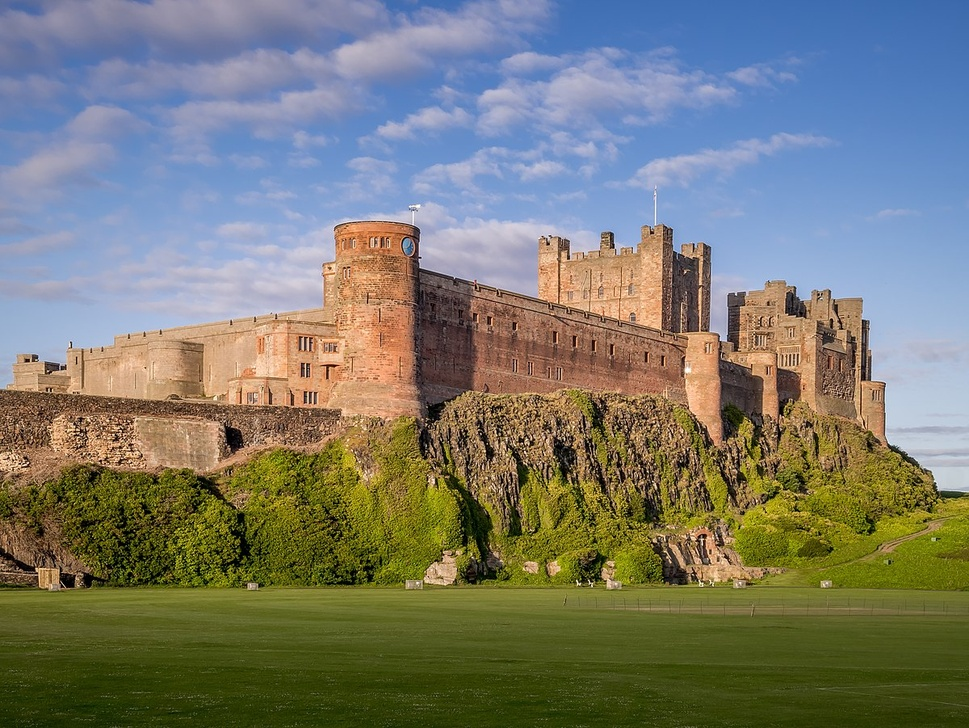
#> input picture Main Files/Thresholding/castle.jpg, 969 x 728 px, shrunk from 1200 x 901 before the run, found by its file name
$ python kimasendorf.py
#> lines starting #> are read from the running program, lines starting #| are printed output that depends on the picture; after the words box and inside, x2 and y2 are one past the last pixel; in counts of white or black regions, pixels touching at a corner belong together
import cv2
import numpy as np

img = cv2.imread('castle.jpg', 1)
#> img is the input picture: shape (728, 969, 3); mean B, G, R 111.9, 122.4, 121

thresh_low = 90
thresh_high = 200

grey = cv2.cvtColor(img, cv2.COLOR_BGR2GRAY)
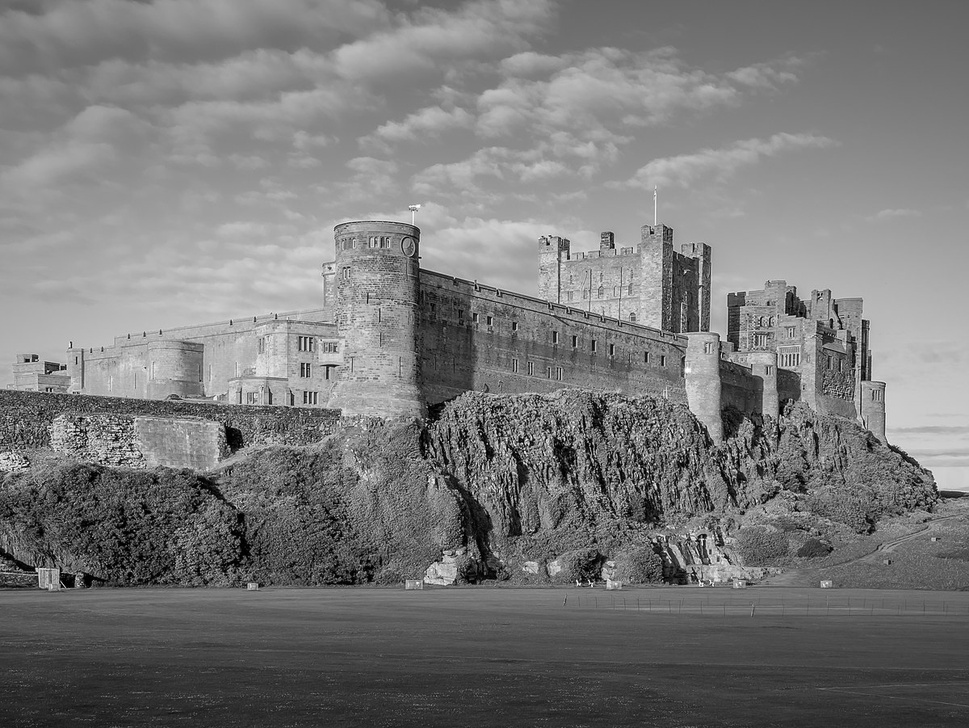
#> grey: shape (728, 969); min 0, max 254, mean 120.8
ret, low = cv2.threshold(grey, thresh_low, 255, cv2.THRESH_BINARY)
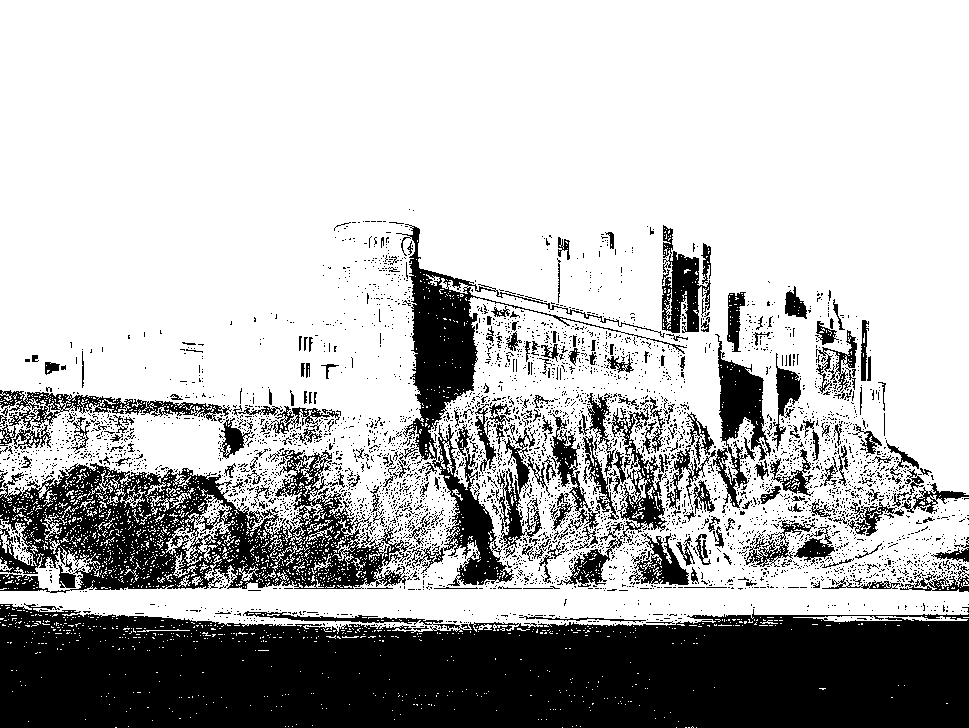
#> low: shape (728, 969); 72.1% white; 4286 black regions (4047 under 20 px), largest, box (x1, y1, x2, y2) and area: (0, 603, 969, 728) 103172, (0, 450, 412, 593) 27328, (396, 224, 687, 586) 13570
#> ret = 90
ret2, high = cv2.threshold(grey, thresh_high, 255, cv2.THRESH_BINARY_INV)
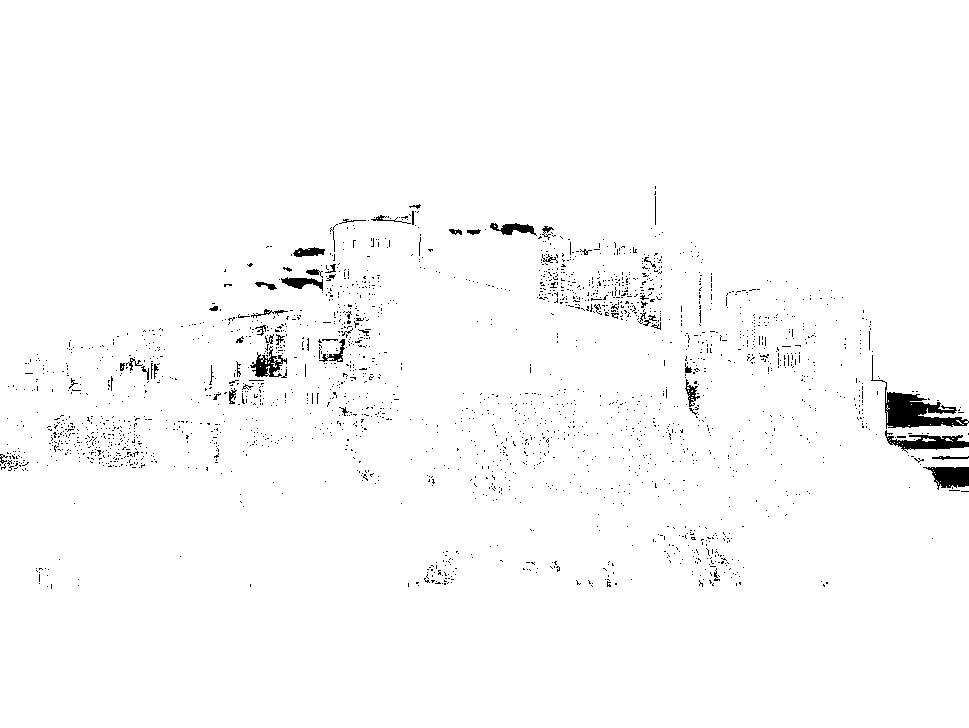
#> high: shape (728, 969); 98.3% white; 2271 black regions (2213 under 20 px), largest, box (x1, y1, x2, y2) and area: (871, 355, 969, 429) 1821, (885, 430, 969, 453) 808, (923, 467, 969, 490) 701
#> ret2 = 200
full_mask = cv2.bitwise_and(low, high)
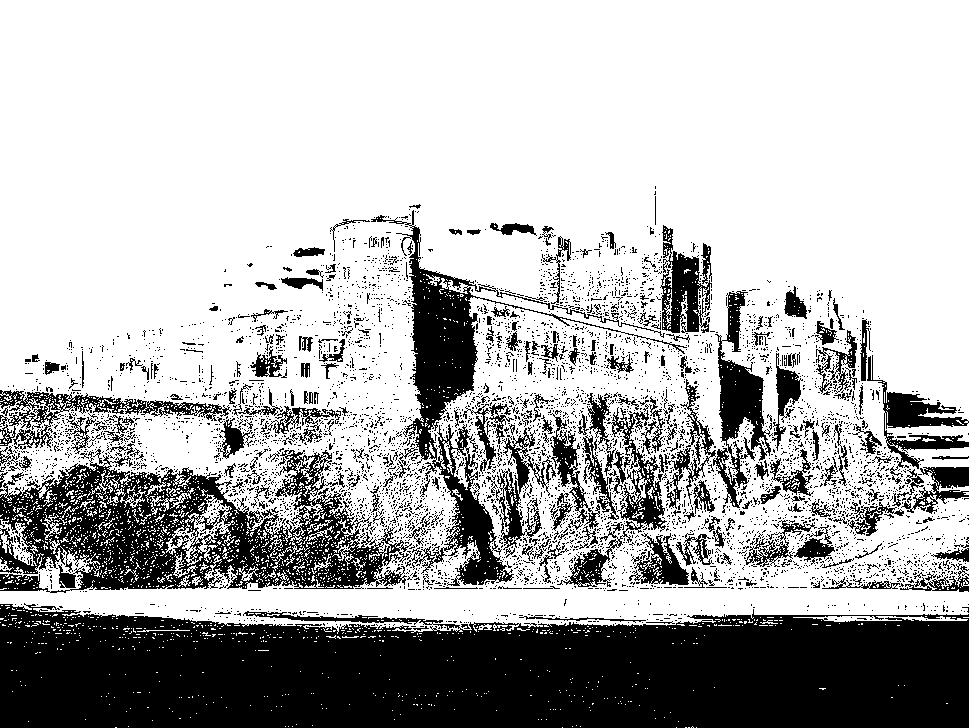
#> full_mask: shape (728, 969); 70.4% white; 5291 black regions (5007 under 20 px), largest, box (x1, y1, x2, y2) and area: (0, 603, 969, 728) 103172, (0, 450, 412, 593) 27495, (371, 210, 687, 586) 13916

a = lambda row: np.convolve(row, [-1, 1], 'same')

edges = np.apply_along_axis(a,0,full_mask)
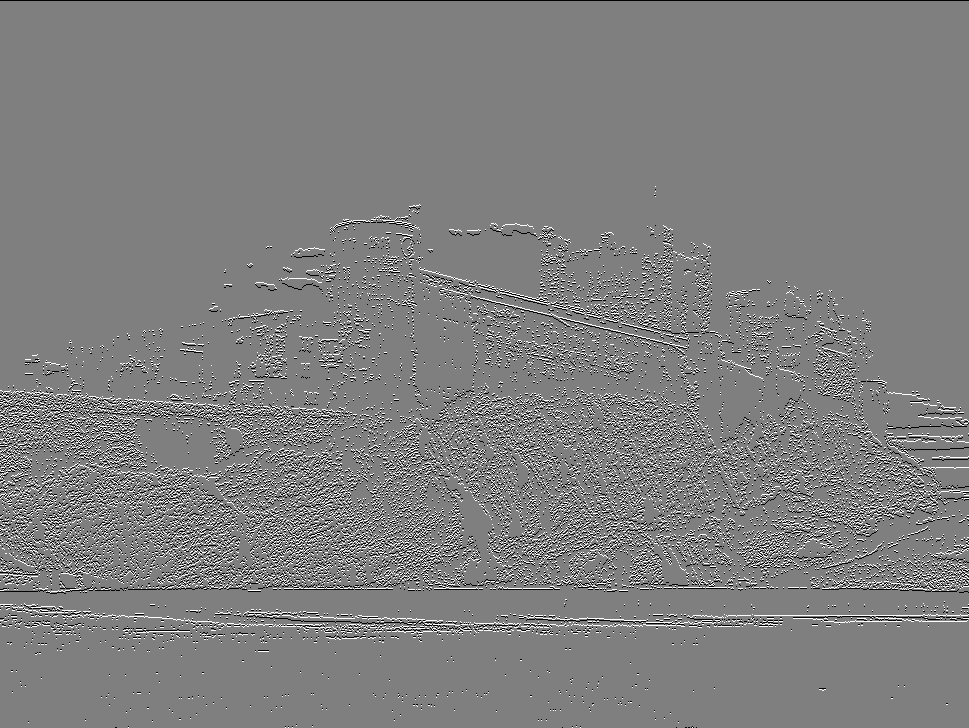
#> edges: shape (728, 969) int64; min -255, max 255, mean 0; drawn with min black and max white

intervals = [np.flatnonzero(row) for row in edges]
#> intervals = 728 items

for row, key in enumerate(full_mask):
    order = np.split(key, intervals[row])
    if row == 0:
        print(order)
#> this loop made 728 passes
#> (printed output is left out)
